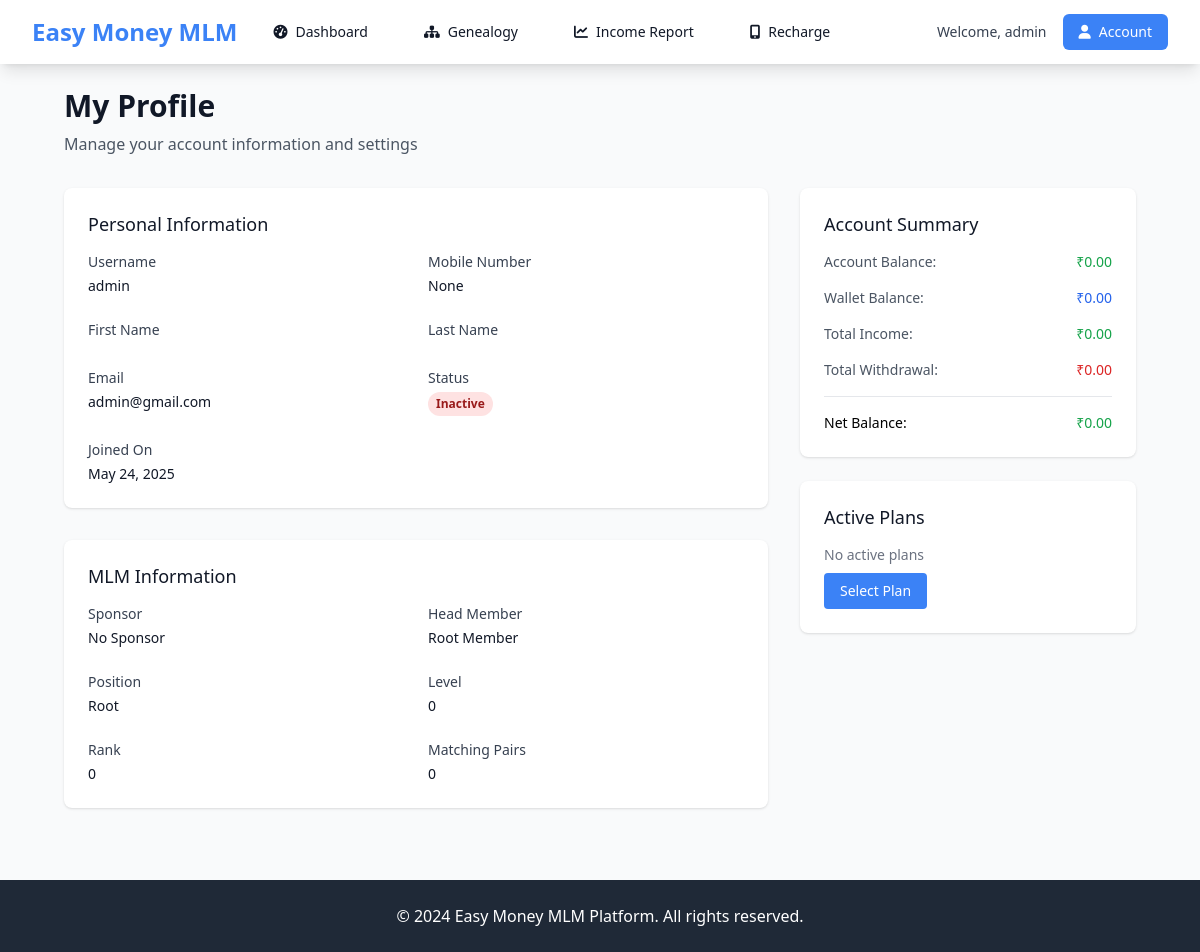
Screenshot of /dashboard/profile/ (signed in) with the database file from the repository.
### mlm_app/models.py (models this page shows, shortened)
class Member(models.Model):
    POSITION_CHOICES = [
        ('Left', 'Left'),
        ('Right', 'Right'),
    ]
    BLOCK_CHOICES = [
        ('True', 'True'),
        ('False', 'False'),
    ]
    STATUS_CHOICES = [
        ('Active', 'Active'),
        ('Inactive', 'Inactive'),
    ]
    user = models.OneToOneField(settings.AUTH_USER_MODEL, on_delete=models.CASCADE, related_name='mlm_profile')
    profile_image = models.ImageField(upload_to='profile_images/', null=True, blank=True)
    mobile_no = models.CharField(max_length=10, unique=True, null=True, blank=True)
    sponsor = models.ForeignKey(settings.AUTH_USER_MODEL, null=True, blank=True, on_delete=models.SET_NULL, related_name='sponsored_users')
    head_member = models.ForeignKey(settings.AUTH_USER_MODEL, null=True, blank=True, on_delete=models.SET_NULL, related_name='head_users')
    left = models.ForeignKey(settings.AUTH_USER_MODEL, null=True, blank=True, on_delete=models.SET_NULL, related_name='left_users')
    right = models.ForeignKey(settings.AUTH_USER_MODEL, null=True, blank=True, on_delete=models.SET_NULL, related_name='right_users')
    position = models.CharField(max_length=10, choices=POSITION_CHOICES, null=True, blank=True)
    level = models.PositiveIntegerField(default=0)
    account_balance = models.DecimalField(max_digits=15, decimal_places=2, default=Decimal('0.00'))
    today_income = models.DecimalField(max_digits=15, decimal_places=2, default=Decimal('0.00'))
    total_income = models.DecimalField(max_digits=15, decimal_places=2, default=Decimal('0.00'))
    direct_income = models.DecimalField(max_digits=15, decimal_places=2, default=Decimal('0.00'))
    level_income = models.DecimalField(max_digits=15, decimal_places=2, default=Decimal('0.00'))
    resale_income = models.DecimalField(max_digits=15, decimal_places=2, default=Decimal('0.00'))
    rank_no = models.PositiveIntegerField(default=0)
    matching_pairs = models.PositiveIntegerField(default=0)
    all_matching_pairs = models.PositiveIntegerField(default=0)
    matching_income = models.DecimalField(max_digits=15, decimal_places=2, default=Decimal('0.00'), help_text="Income from matching bonus.")
    wallet_balance = models.DecimalField(max_digits=15, decimal_places=2, default=Decimal('0.00'), help_text="Wallet balance for the member.")
    total_withdrawal = models.DecimalField(max_digits=15, decimal_places=2, default=Decimal('0.00'), help_text="Total amount withdrawn.")
    status = models.CharField(max_length=10, choices=STATUS_CHOICES, default="Inactive")
    block = models.CharField(max_length=10, choices=BLOCK_CHOICES, default="False")
    last_updated = models.DateTimeField(auto_now=True)
    joined_on = models.DateTimeField(auto_now_add=True)
    class Meta:
        verbose_name = 'MLM Profile'
        verbose_name_plural = 'MLM Profiles'
        ordering = ['-joined_on']
        indexes = [
            models.Index(fields=['user']),
            models.Index(fields=['mobile_no']),
            models.Index(fields=['position']),
            models.Index(fields=['status']),
        ]

### mlm_app/views.py (the view)
# urls.py: path('dashboard/profile/', views.profile, name='profile'),
@login_required
def profile(request):
    member = get_object_or_404(Member, user=request.user)
    context = {
        'member': member,
    }
    return render(request, 'dashboard/profile.html', context)

### templates/dashboard/profile.html (shortened to what this page needs)
{% extends 'base.html' %}
{% block content %}
<div class="px-4 sm:px-6 lg:px-8">
    <div class="mb-8">
        <h1 class="text-3xl font-bold text-gray-900">My Profile</h1>
        <p class="mt-2 text-gray-600">Manage your account information and settings</p>
    </div>
    <div class="grid grid-cols-1 lg:grid-cols-3 gap-8">
        <div class="lg:col-span-2">
            <div class="bg-white shadow rounded-lg">
                <div class="px-4 py-5 sm:p-6">
                    <h3 class="text-lg leading-6 font-medium text-gray-900 mb-4">Personal Information</h3>
                    <div class="grid grid-cols-1 md:grid-cols-2 gap-6">
                        <div>
                            <label class="block text-sm font-medium text-gray-700">Username</label>
                            <p class="mt-1 text-sm text-gray-900">{{ user.username }}</p>
                        </div>
                        <div>
                            <label class="block text-sm font-medium text-gray-700">Mobile Number</label>
                            <p class="mt-1 text-sm text-gray-900">{{ member.mobile_no }}</p>
                        </div>
                        <div>
                            <label class="block text-sm font-medium text-gray-700">First Name</label>
                        </div>
                        <div>
                            <label class="block text-sm font-medium text-gray-700">Last Name</label>
                        </div>
                        <div>
                            <label class="block text-sm font-medium text-gray-700">Email</label>
                            <p class="mt-1 text-sm text-gray-900">{{ user.email }}</p>
                        </div>
                        <div>
                            <label class="block text-sm font-medium text-gray-700">Status</label>
                            <span class="mt-1 inline-flex px-2 py-1 text-xs font-semibold rounded-full
                                {% if member.status == 'Active' %}bg-green-100 text-green-800{% else %}bg-red-100 text-red-800{% endif %}">
                                {{ member.status }}
                            </span>
                        </div>
                        <div class="md:col-span-2">
                            <label class="block text-sm font-medium text-gray-700">Joined On</label>
                            <p class="mt-1 text-sm text-gray-900">{{ member.joined_on|date:"F d, Y" }}</p>
                        </div>
                    </div>
                </div>
            </div>
            <div class="bg-white shadow rounded-lg mt-8">
                <div class="px-4 py-5 sm:p-6">
                    <h3 class="text-lg leading-6 font-medium text-gray-900 mb-4">MLM Information</h3>
                    <div class="grid grid-cols-1 md:grid-cols-2 gap-6">
                        <div>
                            <label class="block text-sm font-medium text-gray-700">Sponsor</label>
                            <p class="mt-1 text-sm text-gray-900">
                                {% if member.sponsor %}{{ member.sponsor.username }}{% else %}No Sponsor{% endif %}
                            </p>
                        </div>
                        <div>
                            <label class="block text-sm font-medium text-gray-700">Head Member</label>
                            <p class="mt-1 text-sm text-gray-900">
                                {% if member.head_member %}{{ member.head_member.username }}{% else %}Root Member{% endif %}
                            </p>
                        </div>
                        <div>
                            <label class="block text-sm font-medium text-gray-700">Position</label>
                            <p class="mt-1 text-sm text-gray-900">{{ member.position|default:"Root" }}</p>
                        </div>
                        <div>
                            <label class="block text-sm font-medium text-gray-700">Level</label>
                            <p class="mt-1 text-sm text-gray-900">{{ member.level }}</p>
                        </div>
                        <div>
                            <label class="block text-sm font-medium text-gray-700">Rank</label>
                            <p class="mt-1 text-sm text-gray-900">{{ member.rank_no }}</p>
                        </div>
                        <div>
                            <label class="block text-sm font-medium text-gray-700">Matching Pairs</label>
                            <p class="mt-1 text-sm text-gray-900">{{ member.matching_pairs }}</p>
                        </div>
                    </div>
                </div>
            </div>
        </div>
        <div class="lg:col-span-1">
            <div class="bg-white shadow rounded-lg">
                <div class="px-4 py-5 sm:p-6">
                    <h3 class="text-lg leading-6 font-medium text-gray-900 mb-4">Account Summary</h3>
                    <div class="space-y-4">
                        <div class="flex justify-between">
                            <span class="text-sm text-gray-600">Account Balance:</span>
                            <span class="text-sm font-medium text-green-600">₹{{ member.account_balance|floatformat:2 }}</span>
                        </div>
                        <div class="flex justify-between">
                            <span class="text-sm text-gray-600">Wallet Balance:</span>
                            <span class="text-sm font-medium text-blue-600">₹{{ member.wallet_balance|floatformat:2 }}</span>
                        </div>
                        <div class="flex justify-between">
                            <span class="text-sm text-gray-600">Total Income:</span>
                            <span class="text-sm font-medium text-green-600">₹{{ member.total_income|floatformat:2 }}</span>
                        </div>
                        <div class="flex justify-between">
                            <span class="text-sm text-gray-600">Total Withdrawal:</span>
                            <span class="text-sm font-medium text-red-600">₹{{ member.total_withdrawal|floatformat:2 }}</span>
                        </div>
                        <hr>
                        <div class="flex justify-between font-medium">
                            <span class="text-sm">Net Balance:</span>
                            <span class="text-sm text-green-600">₹{{ member.account_balance|add:member.wallet_balance|floatformat:2 }}</span>
                        </div>
                    </div>
                </div>
            </div>
            <div class="bg-white shadow rounded-lg mt-6">
                <div class="px-4 py-5 sm:p-6">
                    <h3 class="text-lg leading-6 font-medium text-gray-900 mb-4">Active Plans</h3>
                    {% if member.plans.exists %}
                        {% for plan in member.plans.all %}
                        <div class="border rounded-lg p-3 mb-3">
                            <h4 class="font-medium">{{ plan.plan.name }}</h4>
                            <p class="text-sm text-gray-600">₹{{ plan.plan.price }}</p>
                            <p class="text-xs text-gray-500">Activated: {{ plan.activated_on|date:"M d, Y" }}</p>
                        </div>
                        {% endfor %}
                    {% else %}
                        <p class="text-gray-500 text-sm">No active plans</p>
                        <a href="{% url 'select_plan' %}" class="mt-2 inline-block bg-primary text-white px-4 py-2 rounded text-sm hover:bg-secondary">
                            Select Plan
                        </a>
                    {% endif %}
                </div>
            </div>
        </div>
    </div>
</div>
{% endblock %}

### templates/base.html (shortened to what this page needs)
<!DOCTYPE html>
<html lang="en">
<head>
    <script src="https://cdn.tailwindcss.com"></script>
    <link rel="stylesheet" href="https://cdnjs.cloudflare.com/ajax/libs/font-awesome/6.0.0/css/all.min.css">
    <link rel="stylesheet" href="/static/css/styles.css">
</head>
<body class="bg-gray-50 min-h-screen">
    {% if user.is_authenticated %}
    <nav class="bg-white shadow-lg">
        <div class="max-w-7xl mx-auto px-4 sm:px-6 lg:px-8">
            <div class="flex justify-between h-16">
                <div class="flex items-center">
                    <div class="flex-shrink-0">
                        <h1 class="text-2xl font-bold text-primary">Easy Money MLM</h1>
                    </div>
                    <div class="hidden md:ml-6 md:flex md:space-x-8">
                        <a href="{% url 'dashboard' %}" class="text-gray-900 hover:text-primary px-3 py-2 rounded-md text-sm font-medium">
                            <i class="fas fa-tachometer-alt mr-2"></i>Dashboard
                        </a>
                        <a href="{% url 'genealogy' %}" class="text-gray-900 hover:text-primary px-3 py-2 rounded-md text-sm font-medium">
                            <i class="fas fa-sitemap mr-2"></i>Genealogy
                        </a>
                        <a href="{% url 'income_report' %}" class="text-gray-900 hover:text-primary px-3 py-2 rounded-md text-sm font-medium">
                            <i class="fas fa-chart-line mr-2"></i>Income Report
                        </a>
                        <a href="{% url 'mobile_recharge' %}" class="text-gray-900 hover:text-primary px-3 py-2 rounded-md text-sm font-medium">
                            <i class="fas fa-mobile-alt mr-2"></i>Recharge
                        </a>
                    </div>
                </div>
                <div class="flex items-center space-x-4">
                    <div class="text-sm text-gray-700">
                        Welcome, <span class="font-medium">{{ user.first_name|default:user.username }}</span>
                    </div>
                    <div class="relative">
                        <button class="bg-primary text-white px-4 py-2 rounded-md text-sm font-medium hover:bg-secondary" onclick="toggleDropdown()">
                            <i class="fas fa-user mr-2"></i>Account
                        </button>
                    </div>
                </div>
            </div>
        </div>
    </nav>
    {% endif %}
    <main class="max-w-7xl mx-auto py-6 sm:px-6 lg:px-8">
        {% block content %}
        {% endblock %}
    </main>
    <footer class="bg-gray-800 text-white mt-12">
        <div class="max-w-7xl mx-auto py-6 px-4 sm:px-6 lg:px-8">
            <div class="text-center">
                <p>&copy; 2024 Easy Money MLM Platform. All rights reserved.</p>
            </div>
        </div>
    </footer>
</body>
</html>

### static/css/styles.css (style rules this page uses)
:root { --primary: #3B82F6; --primary-dark: #1E40AF; --secondary: #10B981; --warning: #F59E0B; --danger: #EF4444; --success: #10B981; --light: #F8FAFC; --dark: #1F2937; --border: #E5E7EB; }

### rows the page displays
Member: mobile_no "None", status "Inactive", joined_on "May 24, 2025", position "Root", level "0", rank_no "0", matching_pairs "0", account_balance "0.00", wallet_balance "0.00", total_income "0.00", total_withdrawal "0.00", account_balance|add "0.00"

### other values shown
{{ user.first_name|default:user.username }} "admin"
{{ user.username }} "admin"
{{ user.email }} "admin@gmail.com"
